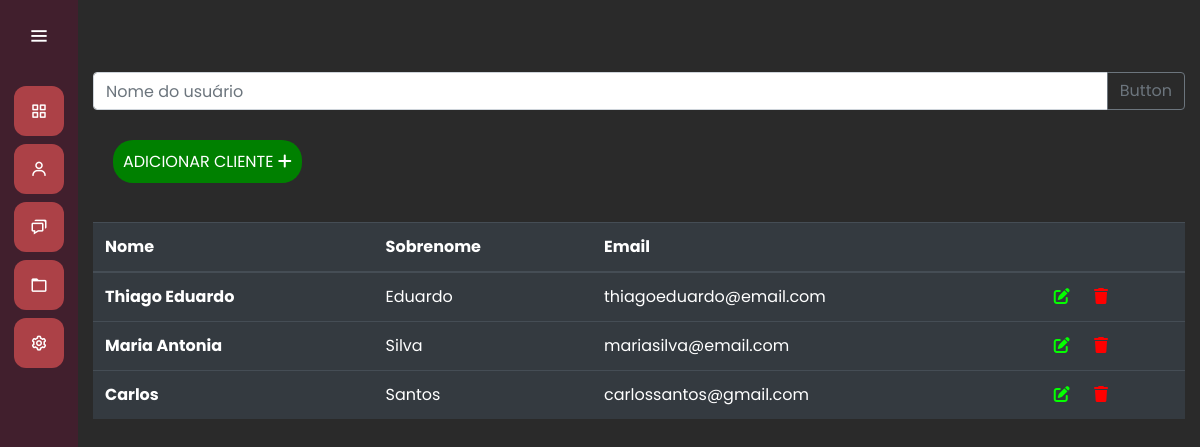
/clientes/, run on an earlier commit of the app's database.
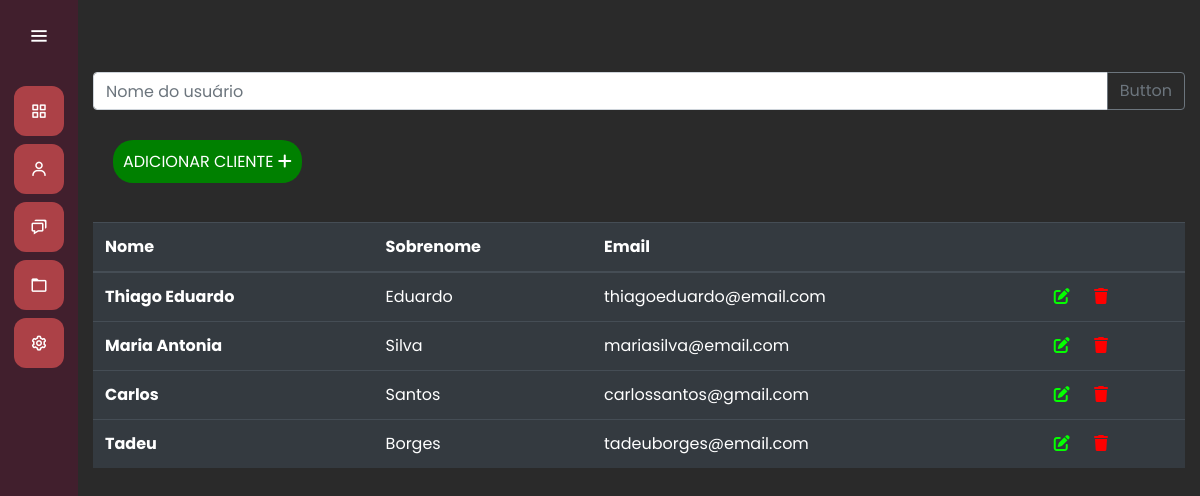
And on a later commit of the database.
### clientes/models.py (models this page shows, shortened)
class Cliente(models.Model):
    nome = models.CharField(max_length=50)
    sobrenome = models.CharField(max_length=50)
    email = models.EmailField(max_length=50)
    cpf = models.CharField(max_length=12)

### clientes/views.py (the view)
# urls.py: path('', views.att_cliente_id, name='clientes'),
def att_cliente_id(request):
    clientes_list = Cliente.objects.all()
    return render(request, 'clientes/atualiza_cliente.html', {'clientes': clientes_list})

### clientes/templates/clientes/atualiza_cliente.html (shortened to what this page needs)
{% extends 'base.html' %}
{% load static %}
{% block 'head' %}
<link rel="stylesheet" href="{% static 'clientes/css/clientes.css' %}">
<link rel="stylesheet" href="https://cdnjs.cloudflare.com/ajax/libs/font-awesome/6.4.0/css/fontawesome.min.css" />
<link rel="stylesheet" href="https://cdnjs.cloudflare.com/ajax/libs/font-awesome/6.4.0/css/brands.min.css" />
<link rel="stylesheet" href="https://cdnjs.cloudflare.com/ajax/libs/font-awesome/6.4.0/css/solid.min.css" />
{% endblock %}
{% block 'dashboard' %}
<div class="container">
    <br><br><br>
    <div class="input-group mb-3">
        <input type="text" class="form-control" placeholder="Nome do usuário" aria-label="Recipient's username" aria-describedby="basic-addon2">
        <div class="input-group-append">
          <button class="btn btn-outline-secondary" type="button">Button</button>
        </div>
      </div>
    </div>
    <br>
    <div class="container">
      <a class="btn-add-cliente" href="{% url 'adiciona_cliente' %}">ADICIONAR CLIENTE <i class="fa-solid fa-plus" style="color: #ffffff;"></i> </a><br><br><br>
    </div>
    <div class="container">
      <table class="table table-dark">
          <thead>
            <tr>
              <th scope="col">Nome</th>
              <th scope="col">Sobrenome</th>
              <th scope="col">Email</th>
              <th scope="col"></th>
            </tr>
          </thead>
          <tbody>
          {% for cliente in clientes %}
            <tr>
              <th scope="row">{{cliente.nome}}</th>
              <td>{{cliente.sobrenome}}</td>
              <td>{{cliente.email}}</td>
              <td>
                  <a href="{% url 'atualiza_cliente_cadastrado' cliente.id %}"><i class="fa-solid fa-pen-to-square" style="color: #04ff00;"></i></a>
                  <a href=""><i class="fa-solid fa-trash" style="color: #ff0000; padding-left: 20px;"></i></a>
              </td>
            </tr>
          {% endfor %}
        </tbody>
      </table>
    </div>
{% endblock %}

What changed in the data, as far as the page shows it:
added Cliente: nome "Tadeu", sobrenome "Borges", email "tadeuborges@email.com"
